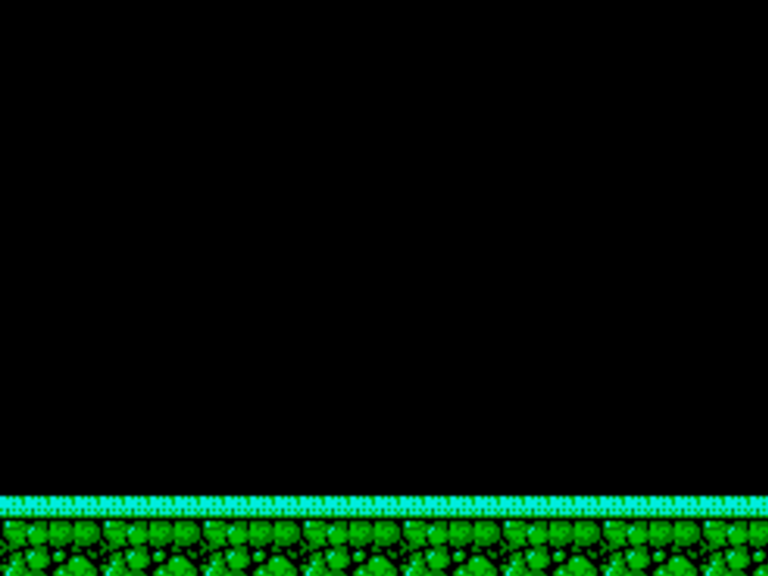

A 2D game scene composited from a Tiled map and its tileset images. What follows is a short description and the map's XML, with every tile layer's data as written:
An orthogonal 12x9 tile map with 64x64 px tiles, 1 tile layer (Capa de patrones 1) and 5 objects (3x wall, player, boss1).

<map version="1.2" tiledversion="2020.05.07" orientation="orthogonal" renderorder="right-down" width="12" height="9" tilewidth="64" tileheight="64" infinite="0" nextlayerid="3" nextobjectid="6">
 <tileset firstgid="1" source="sprites_caida1.tsx" />
 <layer id="1" name="Capa de patrones 1" width="12" height="9">
  <data encoding="csv">
1009,1010,1011,1012,1013,1014,1015,1016,1017,1018,1019,1020,
1021,1022,1023,1024,1025,1026,1027,1028,1029,1030,1031,1032,
1033,1034,1035,1036,1037,1038,1039,1040,1041,1042,1043,1044,
1045,1046,1047,1048,1049,1050,1051,1052,1053,1054,1055,1056,
1057,1058,1059,1060,1061,1062,1063,1064,1065,1066,1067,1068,
1069,1070,1071,1072,1073,1074,1075,1076,1077,1078,1079,1080,
1081,1082,1083,1084,1085,1086,1087,1088,1089,1090,1091,1092,
1093,1094,1095,1096,1097,1098,1099,1100,1101,1102,1103,1104,
1105,1106,1107,1108,1109,1110,1111,1112,1113,1114,1115,1116
</data>
 </layer>
 <objectgroup id="2" name="plataformas">
  <object id="1" name="wall" x="0.690141" y="496.212" width="766.057" height="15.8733" />
  <object id="2" name="wall" x="0.690141" y="0.690141" width="2.76057" height="574.198" />
  <object id="3" name="wall" x="763.987" y="0.690141" width="2.76057" height="574.198" />
  <object id="4" name="player" x="26.9155" y="427.198" />
  <object id="5" name="boss1" x="500.353" y="315.395" width="160" height="144" />
 </objectgroup>
</map>
